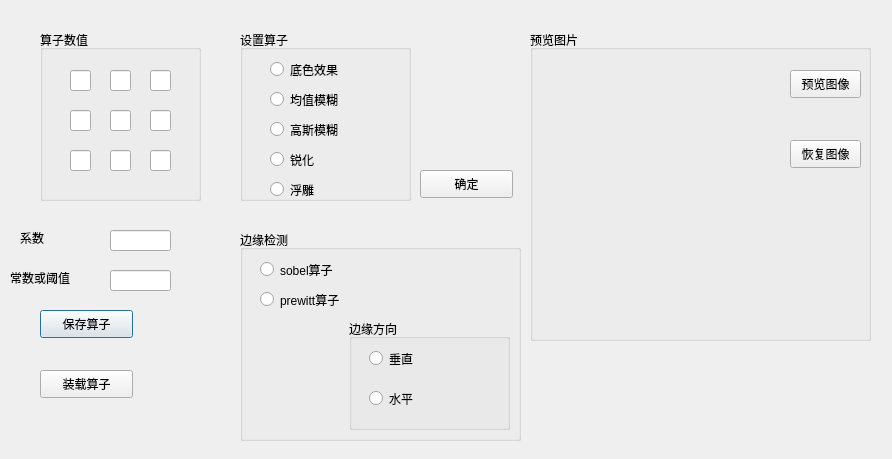
<?xml version="1.0" encoding="UTF-8"?>
<ui version="4.0">
 <class>Dialog4</class>
 <widget class="QDialog" name="Dialog4">
  <property name="geometry">
   <rect>
    <x>0</x>
    <y>0</y>
    <width>892</width>
    <height>459</height>
   </rect>
  </property>
  <property name="windowTitle">
   <string>Dialog</string>
  </property>
  <widget class="QGroupBox" name="groupBox">
   <property name="geometry">
    <rect>
     <x>40</x>
     <y>30</y>
     <width>161</width>
     <height>171</height>
    </rect>
   </property>
   <property name="title">
    <string>算子数值</string>
   </property>
   <widget class="QLineEdit" name="lineEdit">
    <property name="geometry">
     <rect>
      <x>30</x>
      <y>40</y>
      <width>21</width>
      <height>21</height>
     </rect>
    </property>
   </widget>
   <widget class="QLineEdit" name="lineEdit_2">
    <property name="geometry">
     <rect>
      <x>70</x>
      <y>40</y>
      <width>21</width>
      <height>21</height>
     </rect>
    </property>
   </widget>
   <widget class="QLineEdit" name="lineEdit_3">
    <property name="geometry">
     <rect>
      <x>110</x>
      <y>40</y>
      <width>21</width>
      <height>21</height>
     </rect>
    </property>
   </widget>
   <widget class="QLineEdit" name="lineEdit_4">
    <property name="geometry">
     <rect>
      <x>30</x>
      <y>80</y>
      <width>21</width>
      <height>21</height>
     </rect>
    </property>
   </widget>
   <widget class="QLineEdit" name="lineEdit_5">
    <property name="geometry">
     <rect>
      <x>70</x>
      <y>80</y>
      <width>21</width>
      <height>21</height>
     </rect>
    </property>
   </widget>
   <widget class="QLineEdit" name="lineEdit_6">
    <property name="geometry">
     <rect>
      <x>110</x>
      <y>80</y>
      <width>21</width>
      <height>21</height>
     </rect>
    </property>
   </widget>
   <widget class="QLineEdit" name="lineEdit_7">
    <property name="geometry">
     <rect>
      <x>30</x>
      <y>120</y>
      <width>21</width>
      <height>21</height>
     </rect>
    </property>
   </widget>
   <widget class="QLineEdit" name="lineEdit_8">
    <property name="geometry">
     <rect>
      <x>70</x>
      <y>120</y>
      <width>21</width>
      <height>21</height>
     </rect>
    </property>
   </widget>
   <widget class="QLineEdit" name="lineEdit_9">
    <property name="geometry">
     <rect>
      <x>110</x>
      <y>120</y>
      <width>21</width>
      <height>21</height>
     </rect>
    </property>
   </widget>
  </widget>
  <widget class="QLineEdit" name="lineEdit_10">
   <property name="geometry">
    <rect>
     <x>110</x>
     <y>230</y>
     <width>61</width>
     <height>21</height>
    </rect>
   </property>
  </widget>
  <widget class="QLabel" name="label">
   <property name="geometry">
    <rect>
     <x>20</x>
     <y>230</y>
     <width>72</width>
     <height>15</height>
    </rect>
   </property>
   <property name="text">
    <string>系数</string>
   </property>
  </widget>
  <widget class="QLabel" name="label_2">
   <property name="geometry">
    <rect>
     <x>10</x>
     <y>270</y>
     <width>91</width>
     <height>16</height>
    </rect>
   </property>
   <property name="text">
    <string>常数或阈值</string>
   </property>
  </widget>
  <widget class="QLineEdit" name="lineEdit_11">
   <property name="geometry">
    <rect>
     <x>110</x>
     <y>270</y>
     <width>61</width>
     <height>21</height>
    </rect>
   </property>
  </widget>
  <widget class="QPushButton" name="pushButton">
   <property name="geometry">
    <rect>
     <x>40</x>
     <y>310</y>
     <width>93</width>
     <height>28</height>
    </rect>
   </property>
   <property name="text">
    <string>保存算子</string>
   </property>
  </widget>
  <widget class="QPushButton" name="pushButton_2">
   <property name="geometry">
    <rect>
     <x>40</x>
     <y>370</y>
     <width>93</width>
     <height>28</height>
    </rect>
   </property>
   <property name="text">
    <string>装载算子</string>
   </property>
  </widget>
  <widget class="QGroupBox" name="groupBox_2">
   <property name="geometry">
    <rect>
     <x>240</x>
     <y>30</y>
     <width>171</width>
     <height>171</height>
    </rect>
   </property>
   <property name="title">
    <string>设置算子</string>
   </property>
   <widget class="QRadioButton" name="radioButton">
    <property name="geometry">
     <rect>
      <x>30</x>
      <y>30</y>
      <width>115</width>
      <height>19</height>
     </rect>
    </property>
    <property name="text">
     <string>底色效果</string>
    </property>
   </widget>
   <widget class="QRadioButton" name="radioButton_2">
    <property name="geometry">
     <rect>
      <x>30</x>
      <y>60</y>
      <width>115</width>
      <height>19</height>
     </rect>
    </property>
    <property name="text">
     <string>均值模糊</string>
    </property>
   </widget>
   <widget class="QRadioButton" name="radioButton_3">
    <property name="geometry">
     <rect>
      <x>30</x>
      <y>90</y>
      <width>115</width>
      <height>19</height>
     </rect>
    </property>
    <property name="text">
     <string>高斯模糊</string>
    </property>
   </widget>
   <widget class="QRadioButton" name="radioButton_4">
    <property name="geometry">
     <rect>
      <x>30</x>
      <y>120</y>
      <width>115</width>
      <height>19</height>
     </rect>
    </property>
    <property name="text">
     <string>锐化</string>
    </property>
   </widget>
   <widget class="QRadioButton" name="radioButton_5">
    <property name="geometry">
     <rect>
      <x>30</x>
      <y>150</y>
      <width>115</width>
      <height>19</height>
     </rect>
    </property>
    <property name="text">
     <string>浮雕</string>
    </property>
   </widget>
  </widget>
  <widget class="QGroupBox" name="groupBox_3">
   <property name="geometry">
    <rect>
     <x>240</x>
     <y>230</y>
     <width>281</width>
     <height>211</height>
    </rect>
   </property>
   <property name="title">
    <string>边缘检测</string>
   </property>
   <widget class="QRadioButton" name="radioButton_6">
    <property name="geometry">
     <rect>
      <x>20</x>
      <y>30</y>
      <width>115</width>
      <height>19</height>
     </rect>
    </property>
    <property name="text">
     <string>sobel算子</string>
    </property>
   </widget>
   <widget class="QRadioButton" name="radioButton_7">
    <property name="geometry">
     <rect>
      <x>20</x>
      <y>60</y>
      <width>115</width>
      <height>19</height>
     </rect>
    </property>
    <property name="text">
     <string>prewitt算子</string>
    </property>
   </widget>
   <widget class="QGroupBox" name="groupBox_4">
    <property name="geometry">
     <rect>
      <x>109</x>
      <y>89</y>
      <width>161</width>
      <height>111</height>
     </rect>
    </property>
    <property name="title">
     <string>边缘方向</string>
    </property>
    <widget class="QRadioButton" name="radioButton_8">
     <property name="geometry">
      <rect>
       <x>20</x>
       <y>30</y>
       <width>115</width>
       <height>19</height>
      </rect>
     </property>
     <property name="text">
      <string>垂直</string>
     </property>
    </widget>
    <widget class="QRadioButton" name="radioButton_9">
     <property name="geometry">
      <rect>
       <x>20</x>
       <y>70</y>
       <width>115</width>
       <height>19</height>
      </rect>
     </property>
     <property name="text">
      <string>水平</string>
     </property>
    </widget>
   </widget>
  </widget>
  <widget class="QGroupBox" name="groupBox_5">
   <property name="geometry">
    <rect>
     <x>530</x>
     <y>30</y>
     <width>341</width>
     <height>311</height>
    </rect>
   </property>
   <property name="title">
    <string>预览图片</string>
   </property>
   <widget class="QLabel" name="label_3">
    <property name="geometry">
     <rect>
      <x>20</x>
      <y>30</y>
      <width>211</width>
      <height>211</height>
     </rect>
    </property>
    <property name="text">
     <string/>
    </property>
   </widget>
   <widget class="QPushButton" name="pushButton_3">
    <property name="geometry">
     <rect>
      <x>260</x>
      <y>40</y>
      <width>71</width>
      <height>28</height>
     </rect>
    </property>
    <property name="text">
     <string>预览图像</string>
    </property>
   </widget>
   <widget class="QPushButton" name="pushButton_4">
    <property name="geometry">
     <rect>
      <x>260</x>
      <y>110</y>
      <width>71</width>
      <height>28</height>
     </rect>
    </property>
    <property name="text">
     <string>恢复图像</string>
    </property>
   </widget>
  </widget>
  <widget class="QPushButton" name="pushButton_5">
   <property name="geometry">
    <rect>
     <x>420</x>
     <y>170</y>
     <width>93</width>
     <height>28</height>
    </rect>
   </property>
   <property name="text">
    <string>确定</string>
   </property>
  </widget>
 </widget>
 <resources/>
 <connections/>
</ui>
